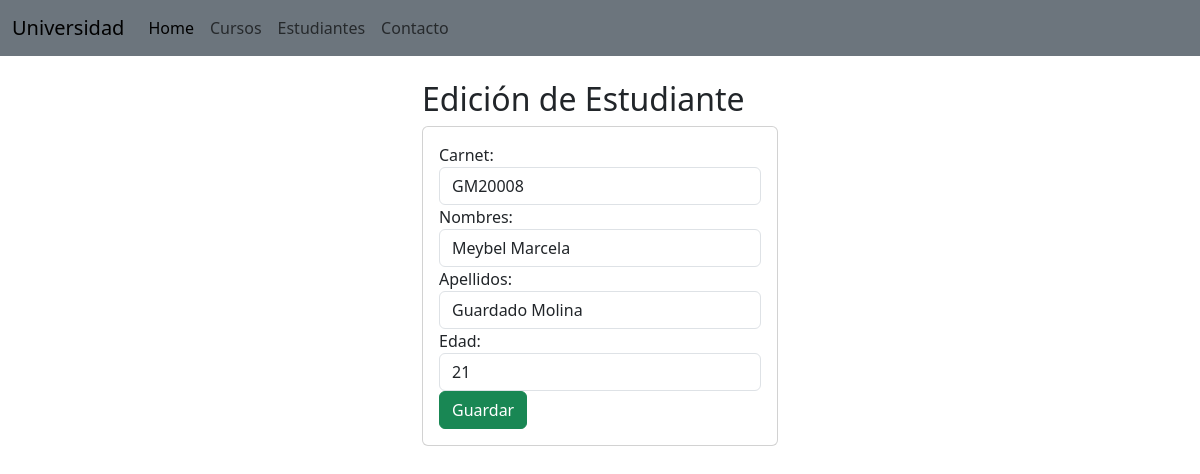
The app's page /edicionEstudiante/GM20008 with its own data.
### Aplicaciones/Academico/models.py (models this page shows, shortened)
class Estudiante(models.Model):
    carnet=models.CharField(primary_key=True,max_length=7)
    nombres= models.CharField(max_length=25)
    apellidos= models.CharField(max_length=25)
    edad= models.PositiveSmallIntegerField()

### Aplicaciones/Academico/views.py (the view)
# urls.py: path('edicionEstudiante/<carnet>', views.edicionEstudiante),
def edicionEstudiante(request, carnet):
    estudiante = Estudiante.objects.get(carnet=carnet)
    return render(request, "edicionEstudiante.html", {"estudiante": estudiante})

### Aplicaciones/Academico/templates/edicionEstudiante.html (shortened to what this page needs)
{% extends "./base.html" %}
{% block body %}
<div class="row">
    <div class="col-md-4 offset-md-4">
        <h2>Edición de Estudiante</h2>
        <div class="card">
            <div class="card-body">
                <form action="/editarEstudiante/" method="POST">{% csrf_token %}
                    <div class="form-group">
                        <label for="carnet">Carnet:</label>
                        <input type="text" id="txtCarnet" name="txtCarnet" value="{{estudiante.carnet}}" class="form-control" placeholder="Ingrese el carnet del estudiante"
                         minlength="7" maxlength="7" readonly required>
                    </div>
                    <div class="form-group">
                        <label for="nombres">Nombres:</label>
                        <input type="text" id="txtNombres" name="txtNombres" value="{{estudiante.nombres}}" class="form-control" placeholder="Ingrese el nombre del estudiante"
                          maxlength="25" required>
                    </div>
                    <div class="form-group">
                        <label for="apellidos">Apellidos:</label>
                        <input type="text" id="txtApellidos" name="txtApellidos" value="{{estudiante.apellidos}}" class="form-control" placeholder="Ingrese los apellidos del estudiante"
                          maxlength="25" required>
                    </div>
                    <div class="form-group">
                        <label for="edad">Edad:</label>
                        <input type="text" id="numEdad" name="numEdad" value="{{estudiante.edad}}" class="form-control" min="1" max="100" value="1" required>
                    </div>
                    <div class="form-group">
                        <button type="submit" class="btn btn-success btn-block">Guardar</button>
                    </div>
                </form>
            </div>
        </div>
    </div>
</div>
{% endblock %}

### records on screen
Estudiante: txtCarnet "GM20008", txtNombres "Meybel Marcela", txtApellidos "Guardado Molina", numEdad "21"
